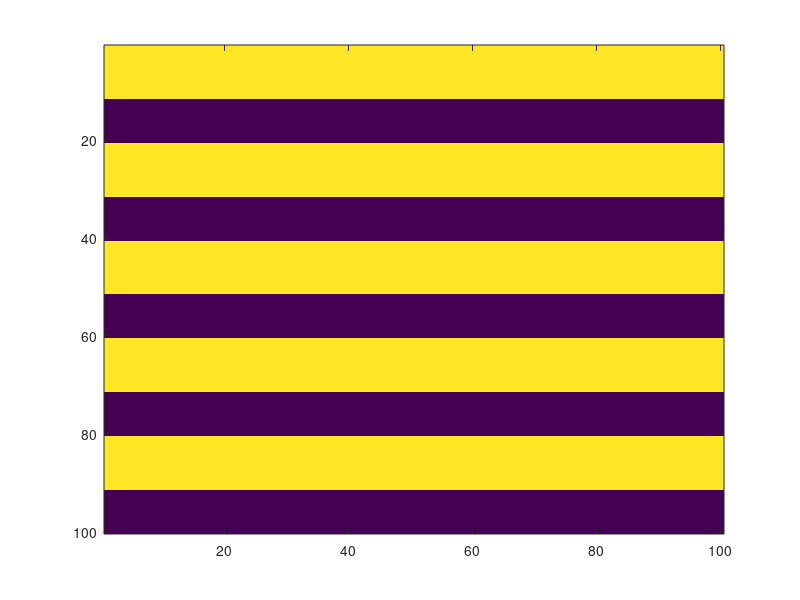
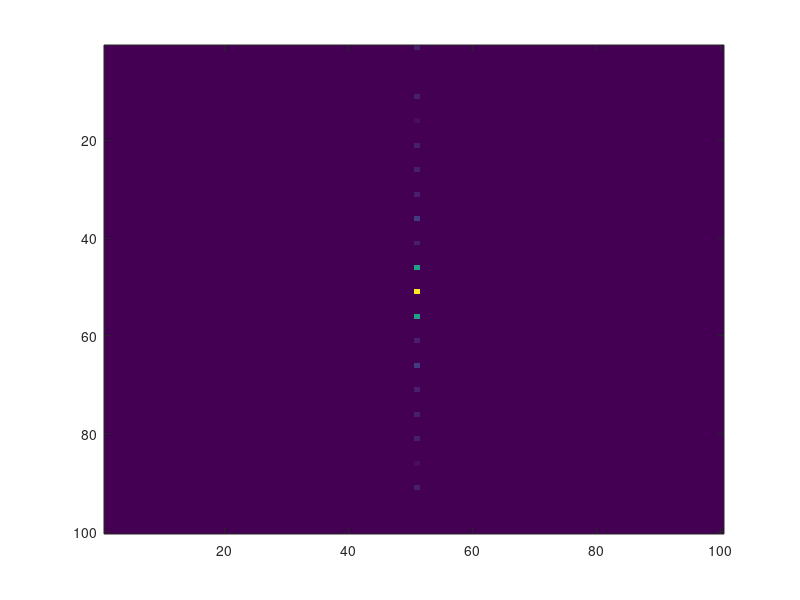

These figures' MATLAB source, in order:
n = 100;
p = zeros(n);
w = 10;
for i= 1:20:100
    p(i:i+10, :) = 1;
end

figure;
imagesc(p);

image_fft = fft2(p);

figure;
imagesc(abs(fftshift(image_fft)));